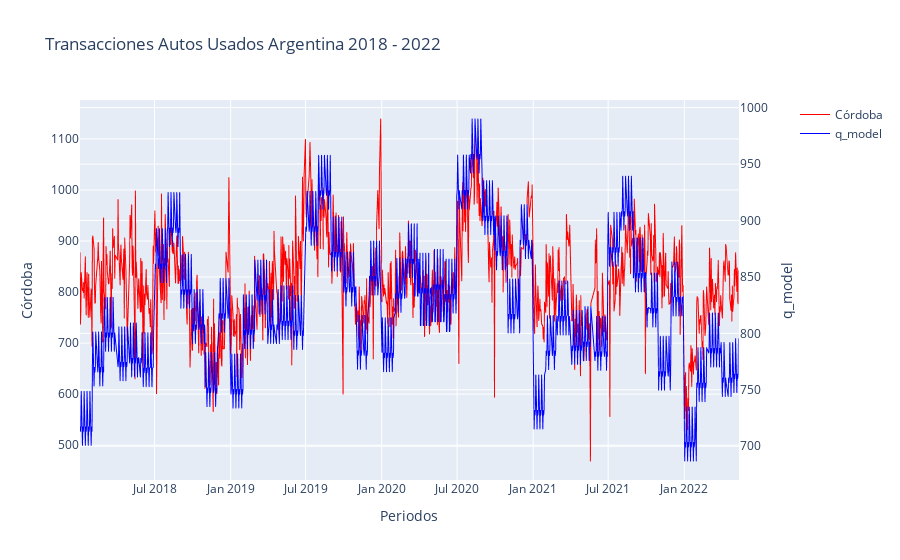

The notebook cell this image was saved under:
### Code cell
get_line_plot(train, train.index,'Córdoba', 'q_model', rolling = False)

### Figure 1 — Plotly figure (JSON) as saved in the notebook; plotly's stock layout.template omitted (floating-point values rounded to 4 significant figures; data arrays with more than 128 entries replaced by an {"elided": "..."} marker saying what was removed)
{"data": [{"hovertemplate": "x=%{x}<br>Córdoba=%{y}<extra></extra>", "legendgroup": "", "line": {"color": "red", "dash": "solid", "width": 1}, "mode": "lines", "name": "Córdoba", "showlegend": true, "type": "scattergl", "x": {"elided": "1088 str values"}, "xaxis": "x", "y": {"elided": "1088 int values"}, "yaxis": "y"}, {"hovertemplate": "x=%{x}<br>q_model=%{y}<extra></extra>", "legendgroup": "", "line": {"color": "#0000ff", "dash": "solid", "width": 1}, "mode": "lines", "name": "q_model", "showlegend": true, "type": "scattergl", "x": {"elided": "1088 str values"}, "xaxis": "x", "y": {"elided": "1088 float values"}, "yaxis": "y2"}], "layout": {"autosize": true, "title": {"text": "Transacciones Autos Usados Argentina 2018 - 2022"}, "xaxis": {"anchor": "y", "autorange": true, "domain": [0, 0.94], "range": ["2018-01-02", "2022-05-13"], "title": {"text": "Periodos"}, "type": "date"}, "yaxis": {"anchor": "x", "autorange": true, "domain": [0, 1], "range": [431.8, 1176.0], "title": {"text": "Córdoba"}, "type": "linear"}, "yaxis2": {"anchor": "x", "autorange": true, "overlaying": "y", "range": [670.1, 1007.0], "side": "right", "title": {"text": "q_model"}, "type": "linear"}}}
